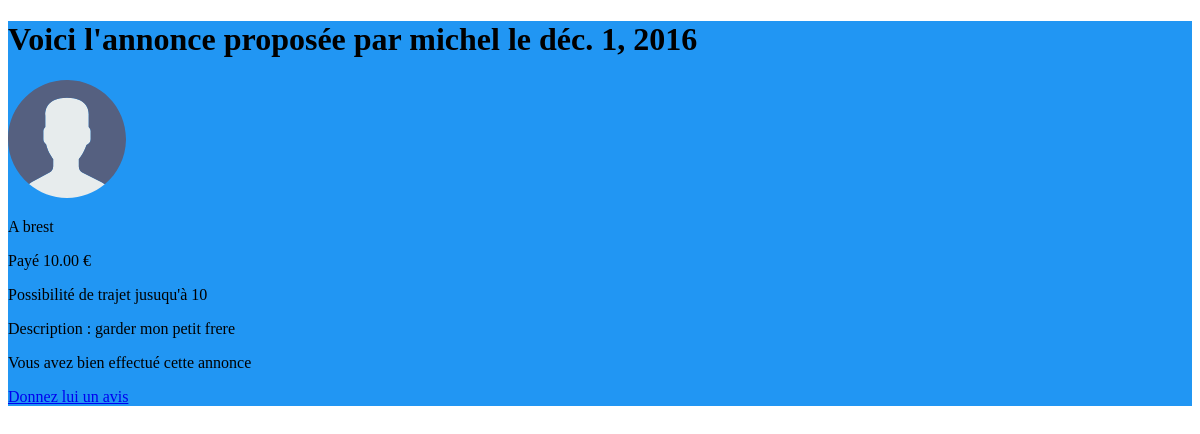
The app's page /annonce_perso/7 (signed in), older data.
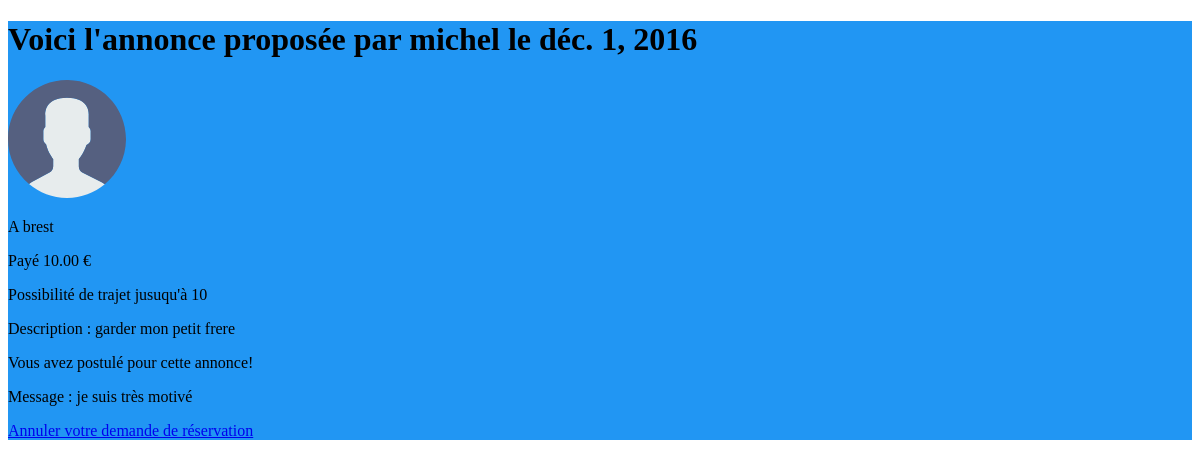
The same page, newer data.
### profils/models.py (models this page shows, shortened)
class Annonce (models.Model):
	titre = models.CharField(max_length=200)
	annonce = models.TextField(null=False)
	date = models.DateTimeField(auto_now_add=True, auto_now=False, verbose_name = "Date de dépôt")
	prix = models.DecimalField(max_digits=5,decimal_places=2)
	annonceur = models.CharField(max_length=100)
	etudiant = models.CharField(max_length=100, blank=True) # blank permet de rendre ce champs optionnel
	lieux = models.CharField(max_length=50)
	distance_max = models.IntegerField()
	numero = models.IntegerField()
	etat = models.CharField(max_length=10)
	postulant = models.CharField(max_length=100, null=True)
	message_postulant = models.TextField(max_length=1000,null=True)

### profils/views.py (the view)
# urls.py: url(r'^annonce_perso/(?P<numero>\d+$)',views.annonce_perso, name= 'lire_annonce_perso'),
@login_required(login_url = '/connexion/')
def annonce_perso(request,numero):
    annonce = Annonce.objects.get(numero=numero)
    user_annonceur = User.objects.get(username=annonce.annonceur)
    profil_annonceur = Profil.objects.get(user=user_annonceur)
    if annonce.etudiant != '':
        user_etudiant = User.objects.get(username=annonce.etudiant)
    if ((annonce.annonceur == request.user.username) or(annonce.postulant == request.user.username)):
        Bool = annonce.distance_max != 0
        return render(request,'profils/annonce_perso.html',locals())
    else:
        raise Http404

### profils/templates/profils/annonce_perso.html (shortened to what this page needs)
<!DOCTYPE html>
<html lang="fr">
<head>
{% load static %}
    <link rel="stylesheet" href="{% static 'style.css' %}" />
</head>
<body>
<div class="background">
<h1> Voici l'annonce proposée par {{annonce.annonceur}} le {{annonce.date|date:"DATE_FORMAT"}} </h1>
<img src="{{profil_annonceur.photo.url }}" width="10%" heigth="10%"/>
<p> A {{ annonce.lieux}} </p>
<p> Payé {{annonce.prix}} €</p>
{% if Bool %}
	<p> Possibilité de trajet jusuqu'à {{annonce.distance_max}} </p>
{% endif %}
<p>	Description : {{annonce.annonce}} </p>
{% if annonce.postulant == None %}
<a href="{% url "modifier_annonce" numero%}">Modifiez cette annonce</a></br>
<a href="{% url "supprimer_annonce" numero%}">Supprimez cette annonce</a>
{% else %}
    {% if annonce.postulant == request.user.username %}
        {% if annonce.etudiant == '' %}
            <p> Vous avez postulé pour cette annonce! </p>
            <p> Message : {{ annonce.message_postulant}} </p>
            <a href="{% url "annuler_annonce" numero%}">Annuler votre demande de réservation</a></br>
        {% elif annonce.etat == "en_cours" %}
            <p> Votre demande a été acceptée. Il vous faut maintenant effectuer cette annonce! </p>
            <p> Contactez {{annonce.annonceur}} : {{user_annonceur.email}} </p>
            <a href="{% url "annuler_annonce" numero%}">Annuler votre demande de réservation</a></br>
        {% else %}
            <p>Vous avez bien effectué cette annonce</p>
            <a href="{% url "donner_avis" annonce.annonceur annonce.etudiant %}">Donnez lui un avis</a></br>
        {% endif %}
    {% elif annonce.etudiant == '' %}
        <p> {{ annonce.postulant}} a postulé pour cette annonce! </p>
        <p> Message : {{ annonce.message_postulant}} </p>
        <a href="{% url "accepter_annonce" numero%}">Accepter</a></br>
        <a href="{% url "refuser_annonce" numero%}">Refuser</a></br>
    {% else %}
        <p> {{ annonce.postulant}} a bien effectué cette annonce! </p>
    {% endif %}
{% endif %}
</div>
</body>
</html>

Row changes from the older to the newer data that the page shows:
changed Annonce "michel": etudiant "qsomervi" → empty (drawn); message_postulant (not shown) → "je suis très motivé"
Text that changed along with them:
text no longer shown: "Vous avez bien effectué cette annonce Donnez lui un avis"
text now shown: "Vous avez postulé pour cette annonce! Message : Annuler votre demande de réservation"
